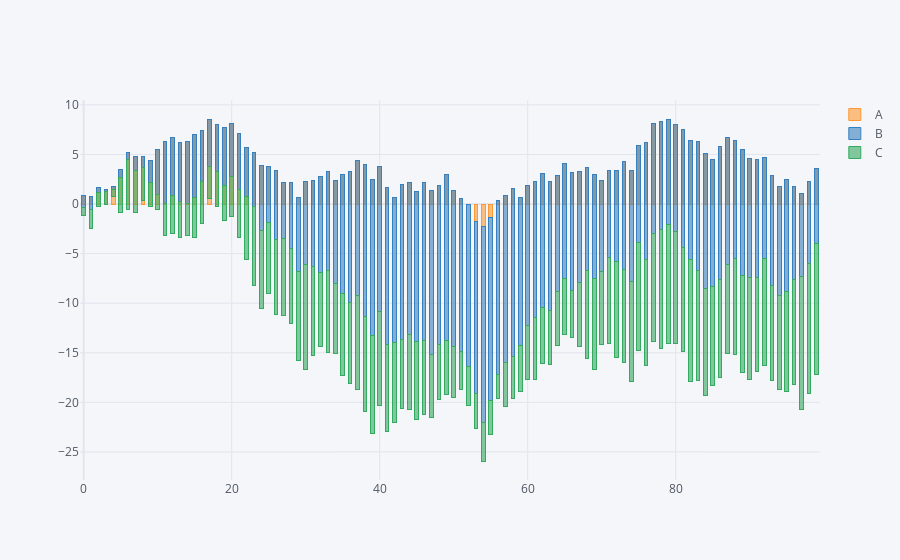

Source (notebook cell):
### Code cell
df.iplot(kind='bar', barmode='stack', bargap=0.5)
